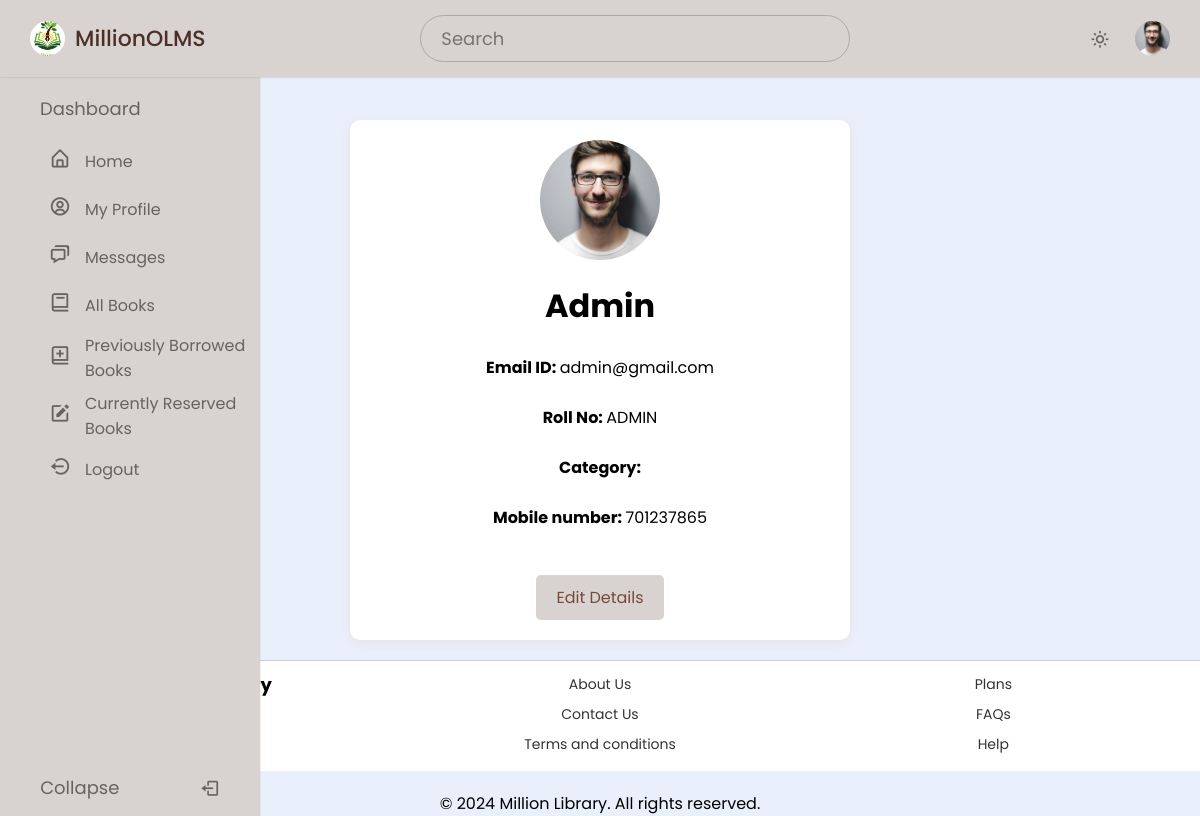
Page /user/profile.php (signed in) on the committed database.
### tables this page shows
CREATE TABLE `user` (
  `RollNo` varchar(50) NOT NULL,
  `Name` varchar(250) DEFAULT NULL,
  `Type` varchar(20) DEFAULT NULL,
  `Category` varchar(50) DEFAULT NULL,
  `EmailId` varchar(250) DEFAULT NULL,
  `MobNo` bigint DEFAULT NULL,
  `Password` varchar(250) DEFAULT NULL,
  `ProfilePicture` varchar(255) DEFAULT NULL
);

### user/profile.php (the view, shortened to what this page needs)
<?php
require('dbconn.php');
$rollno = $_SESSION['RollNo'];
$sql = "SELECT * FROM olms.user WHERE RollNo='$rollno'";
$result = $conn->query($sql);
if ($result && $result->num_rows > 0) {
  $row = $result->fetch_assoc();
  $name = $row['Name'];
  $category = $row['Category'];
  $email = $row['EmailId'];
  $mobno = $row['MobNo'];
  $ProfilePicture = !empty($row['ProfilePicture']) ? $row['ProfilePicture'] : 'images/profile.jpg';
} else {
  echo "<p>Error: No user found with Roll No: $rollno</p>";
  $name = $category = $email = $mobno = "N/A";
  $ProfilePicture = 'images/profile.jpg';
}
?>
<!DOCTYPE html>
<html lang="en">
<head>
  <link href="https://unpkg.com/boxicons@latest/css/boxicons.min.css" rel="stylesheet" />
  <link rel="stylesheet" href="style.css" />
</head>
<body>
  <nav class="navbar">
    <div class="logo_item">
      <img src="images/logo.jpg" alt="">MillionOLMS
    </div>
    <div class="search_bar">
      <input type="text" placeholder="Search" />
    </div>
    <div class="navbar_content">
      <i class='bx bx-sun' id="darkLight"></i>
      <img src="<?php echo ($ProfilePicture); ?>" alt="Profile Picture" class="profile" />
    </div>
  </nav>
  <nav class="sidebar">
    <div class="menu_content">
      <div class="menu_items">
        <div class="menu_title menu_dahsboard"></div>
        <li class="item">
          <a href="home.php" class="nav_link submenu_item">
            <span class="navlink_icon">
              <i class="bx bx-home-alt"></i>
            </span>
            <span class="navlink">Home</span>
          </a>
        </li>
        <li class="item">
          <a href="profile.php" class="nav_link submenu_item">
            <span class="navlink_icon">
              <i class='bx bx-user-circle'></i>
            </span>
            <span class="navlink">My Profile</span>
          </a>
        </li>
        <li class="item">
          <a href="message.php" class="nav_link submenu_item">
            <span class="navlink_icon">
              <i class='bx bx-chat'></i>
            </span>
            <span class="navlink">Messages</span>
          </a>
        </li>
        <li class="item">
          <a href="all_books.php" class="nav_link submenu_item">
            <span class="navlink_icon">
              <i class='bx bx-book'></i>
            </span>
            <span class="navlink">All Books</span>
          </a>
        </li>
        <li class="item">
          <a href="pre_borrowed_book.php" class="nav_link submenu_item">
            <span class="navlink_icon">
              <i class='bx bx-book-add'></i>
            </span>
            <span class="navlink">Previously Borrowed <br> Books</span>
          </a>
        </li>
        <li class="item">
          <a href="currently_reserved.php" class="nav_link submenu_item">
            <span class="navlink_icon">
              <i class='bx bxs-edit'></i>
            </span>
            <span class="navlink">Currently Reserved <br> Books</span>
          </a>
        </li>
        <li class="item">
          <a href="logout.php" class="nav_link submenu_item">
            <span class="navlink_icon">
              <i class='bx bx-log-out-circle'></i>
            </span>
            <span class="navlink">Logout</span>
          </a>
        </li>
        <div class="bottom_content">
          <div class="bottom expand_sidebar">
            <span> Expand</span>
          </div>
          <div class="bottom collapse_sidebar">
            <span> Collapse</span>
            <i class='bx bx-log-out'></i>
          </div>
        </div>
      </div>
  </nav>
  <div class="profile_page">
    <div class="profile_box">
      <img src="<?php echo $ProfilePicture; ?>" alt="User Image" class="profile_image" />
      <h1 class="card-title">
        <center><?php echo ($name); ?></center>
      </h1>
      <br>
      <p><b>Email ID: </b><?php echo ($email); ?></p>
      <br>
      <p><b>Roll No: </b><?php echo ($rollno); ?></p>
      <br>
      <p><b>Category: </b><?php echo ($category); ?></p>
      <br>
      <p><b>Mobile number: </b><?php echo ($mobno); ?></p>
      <br>
      <a href="edit_profile.php" class="edit_button">Edit Details</a>
    </div>
  </div>
  <footer>
    <div class="footer-content">
      <div>
        <h3>Million Library</h3>
        <p>OLMS</p>
      </div>
      <div>
        <ul>
          <li><a href="Help.php">About Us</a></li>
          <li><a href="Help.php">Contact Us</a></li>
          <li><a href="Help.php">Terms and conditions</a></li>
        </ul>
      </div>
      <div>
        <ul>
          <li><a href="Help.php">Plans</a></li>
          <li><a href="Help.php">FAQs</a></li>
          <li><a href="Help.php">Help</a></li>
        </ul>
      </div>
    </div>
  </footer>
  <p class="site-name">&copy; 2024 Million Library. All rights reserved.</p>
</body>
</html>

### user/style.css (style rules this page uses)
* { margin: 0; padding: 0; box-sizing: border-box; font-family: "Poppins", sans-serif; }
:root { --light-brown-color: #d8d2d0; --dark-brown-color: #4b3028; --grey-color: #656464; --light-grey-color: #aaa; }
body { background-color: #e9effb; transition: all 0.5s ease; }
.navbar { position: fixed; top: 0; width: 100%; left: 0; background-color: var(--light-brown-color); display: flex; align-items: center; justify-content: space-between; padding: 15px 30px; z-index: 1000; box-shadow: 0 0 2px var(--light-grey-color); }
.logo_item { display: flex; align-items: center; column-gap: 10px; font-size: 22px; font-weight: 500; color: var(--dark-brown-color); }
.navbar img { width: 35px; height: 35px; object-fit: cover; border-radius: 50%; }
.search_bar { height: 47px; max-width: 430px; width: 100%; }
.search_bar input { height: 100%; width: 100%; border-radius: 25px; font-size: 18px; outline: none; background-color: var(--light-brown-color); color: var(--grey-color); border: 1px solid var(--light-grey-color); padding: 0 20px; }
.navbar_content { display: flex; align-items: center; column-gap: 25px; }
.navbar_content i { cursor: pointer; font-size: 20px; color: var(--grey-color); }
.sidebar { background-color: var(--light-brown-color); width: 260px; position: fixed; top: 0; left: 0; height: 100%; padding: 80px 20px; z-index: 100; overflow-y: scroll; box-shadow: 0 0 1px var(--light-grey-color); transition: all 0.5s ease; }
.menu_content { position: relative; }
.menu_title { margin: 15px 0; padding: 0 20px; font-size: 18px; }
.menu_title::before { color: var(--grey-color); white-space: nowrap; }
.menu_dahsboard::before { content: "Dashboard"; }
.menu_items { padding: 0; list-style: none; }
.navlink_icon { position: relative; font-size: 22px; min-width: 50px; line-height: 40px; display: inline-block; text-align: center; border-radius: 6px; }
.navlink_icon::before { content: ""; position: absolute; height: 100%; width: calc(100% + 100px); left: -20px; }
.sidebar .nav_link { display: flex; align-items: center; width: 100%; padding: 4px 15px; border-radius: 8px; text-decoration: none; color: var(--grey-color); white-space: nowrap; }
.submenu_item { cursor: pointer; }
.bottom_content { position: fixed; bottom: 60px; left: 0; width: 260px; cursor: pointer; transition: all 0.5s ease; }
.bottom { position: absolute; display: flex; align-items: center; left: 0; justify-content: space-around; padding: 18px 0; text-align: center; width: 100%; color: var(--grey-color); border-top: 1px solid var(--grey-color-light); background-color: var(--light-brown-color); }
.bottom i { font-size: 20px; }
.bottom span { font-size: 18px; }
.profile_page { display: flex; justify-content: center; align-items: center; min-height: 80vh; padding: 60px 20px 20px; box-sizing: border-box; }
.profile_box { background-color: #fff; border-radius: 10px; padding: 20px; box-shadow: 0 2px 10px rgba(221, 118, 53, 0.1); max-width: 500px; width: 100%; text-align: center; margin-top: 60px; }
.profile_image { width: 120px; height: 120px; object-fit: cover; border-radius: 50%; margin-bottom: 15px; }
.edit_button { display: inline-block; padding: 10px 20px; font-size: 16px; color: #784939; background-color: #d8d2d0; border-radius: 5px; text-decoration: none; transition: background-color 0.3s; margin-top: 20px; }
input, select { padding: 10px; font-size: 14px; border: 1px solid #ccc; border-radius: 4px; width: 100%; box-sizing: border-box; }
footer { background-color: #fff; border-top: 1px solid #ccc; padding: 10px; display: flex; justify-content: space-between; margin: 0; width: 100%; align-items: center; flex-wrap: wrap; width: 100%; }
.footer-content { display: flex; justify-content: space-between; width: 100%; max-width: 1200px; margin: 0 auto; flex-wrap: wrap; }
.footer-content div { flex: 1; min-width: 150px; text-align: center; }
footer ul { list-style-type: none; padding: 0; }
footer ul li { margin-bottom: 5px; }
footer ul li a { text-decoration: none; color: #333; font-size: 14px; }
footer h3 { font-size: 18px; margin-bottom: 10px; }
.site-name { text-align: center; margin-top: 20px; }

### rows in the picture
user: Name "Admin", EmailId "admin@gmail.com", MobNo "701237865"

### other values in the picture
$rollno "ADMIN"
